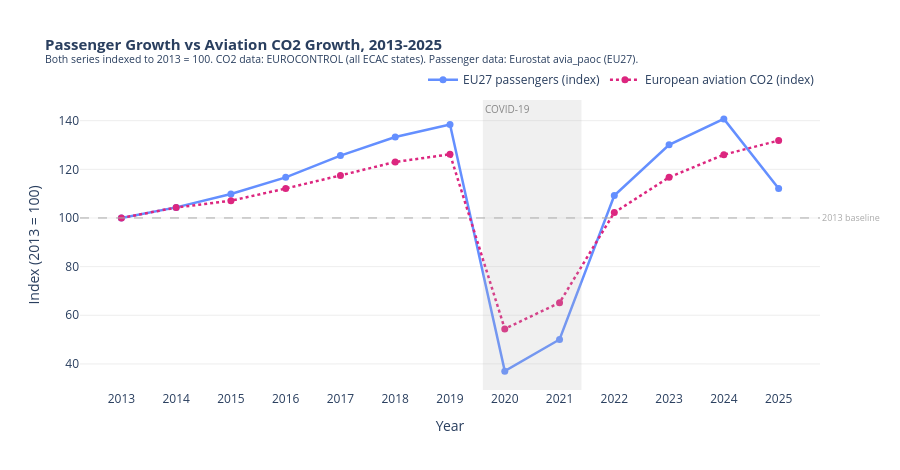

Write notebook code for a chart like this one.
### Markdown cell above
**Figure 3 - European Air Passenger Growth by Country, 2005-2024 (interactive).** The fastest-growing markets between 2004 and 2019 are in Central and Eastern Europe. Romania, Hungary, Poland, and the Baltic states all stand out. These are exactly the countries where Ryanair and Wizz Air built their eastern networks from the mid-2000s onward, opening routes that had simply never existed at affordable prices before. Before Wizz Air launched from Budapest in 2004, a Hungarian traveller wanting to fly to London or Paris faced fares from the national carrier that were out of reach for most households.

This pattern matches what researchers have found when looking at LCC route expansion in CEE countries (Dobruszkes, 2013; Koo et al., 2013): traffic growth in these markets went far beyond what general income growth would predict, because LCCs were not just filling existing demand at lower prices, they were creating new demand that had not existed before.

The COVID-19 collapse in 2020 shows up clearly as a near-uniform drop across all countries. The recovery pattern after 2021 is more varied: markets that depend mostly on holiday travel, like Ireland, Romania, and Spain, recovered faster than countries with more business travel, like Germany and the Netherlands. This reflects the fact that LCC passengers tend to be leisure travellers, a type of demand that bounces back quickly once restrictions lift.

---

## Perspective 2 - The boom in cheap flying has a real environmental cost

The previous section showed that LCCs grew the European aviation market substantially, and that growth happened most in the places where LCCs were most active. This section looks at what that growth meant for CO2 emissions, using measured EUROCONTROL data rather than estimates or proxies.

### Argument 2.1 - European aviation CO2 grew alongside passenger numbers

The chart below places the growth in EU27 passengers and the growth in European aviation CO2 on the same scale. Both are indexed to 2013, the first year where both datasets overlap cleanly. If LCCs had somehow grown the passenger market without adding much CO2, for example by filling seats on flights that would have run anyway, the two lines would diverge. If more passengers consistently meant more emissions, the lines would move together.

### Code cell
# Visualisation 4 - Passenger Growth vs CO2 Growth, indexed to 2013

eu_pax_yr = (
    df_paoc[df_paoc['country_code'] == 'EU27_2020']
    .groupby('year')['passengers'].sum().reset_index()
    .rename(columns={'year': 'YEAR', 'passengers': 'pax_eu'})
)

idx_df = eu_pax_yr.merge(co2_annual[['YEAR', 'co2_Mt']], on='YEAR', how='inner')
idx_df = idx_df[(idx_df['YEAR'] >= 2013) & (idx_df['YEAR'] <= 2025)]

base_pax = idx_df.loc[idx_df['YEAR'] == 2013, 'pax_eu'].values[0]
base_co2 = idx_df.loc[idx_df['YEAR'] == 2013, 'co2_Mt'].values[0]
idx_df['pax_index'] = idx_df['pax_eu'] / base_pax * 100
idx_df['co2_index'] = idx_df['co2_Mt'] / base_co2 * 100

fig4 = go.Figure()

fig4.add_trace(go.Scatter(
    x=idx_df['YEAR'],
    y=idx_df['pax_index'],
    name='EU27 passengers (index)',
    mode='lines+markers',
    line=dict(color=COL_LCC, width=2.5),
    marker=dict(size=7),
    hovertemplate='%{x}: index = %{y:.1f}<extra>Passengers</extra>'
))

fig4.add_trace(go.Scatter(
    x=idx_df['YEAR'],
    y=idx_df['co2_index'],
    name='European aviation CO2 (index)',
    mode='lines+markers',
    line=dict(color=COL_CO2, width=2.5, dash='dot'),
    marker=dict(size=7),
    hovertemplate='%{x}: index = %{y:.1f}<extra>CO2</extra>'
))

fig4.add_hline(
    y=100, line_dash='dash', line_color='#aaaaaa', line_width=1,
    annotation_text='2013 baseline',
    annotation_position='right',
    annotation_font=dict(size=9, color='#aaaaaa')
)

fig4.add_vrect(
    x0=2019.6, x1=2021.4,
    fillcolor='rgba(180,180,180,0.2)', line_width=0,
    annotation_text='COVID-19',
    annotation_position='top left',
    annotation_font=dict(size=10, color='#888888')
)

fig4.update_layout(
    title=dict(
        text=(
            '<b>Passenger Growth vs Aviation CO2 Growth, 2013-2025</b><br>'
            '<sup>Both series indexed to 2013 = 100. '
            'CO2 data: EUROCONTROL (all ECAC states). '
            'Passenger data: Eurostat avia_paoc (EU27).</sup>'
        ),
        font=dict(size=15)
    ),
    height=470,
    plot_bgcolor='white',
    paper_bgcolor='white',
    xaxis=dict(
        title='Year',
        tickmode='linear', tick0=2013, dtick=1,
        showgrid=False
    ),
    yaxis=dict(
        title='Index (2013 = 100)',
        showgrid=True, gridcolor=COL_GRID
    ),
    legend=dict(orientation='h', yanchor='bottom', y=1.02, xanchor='right', x=1),
    hovermode='x unified'
)
fig4.show()

pax_19 = idx_df.loc[idx_df['YEAR'] == 2019, 'pax_index'].values[0]
co2_19 = idx_df.loc[idx_df['YEAR'] == 2019, 'co2_index'].values[0]
co2_13 = co2_annual.loc[co2_annual['YEAR'] == 2013, 'co2_Mt'].values[0]
co2_19_abs = co2_annual.loc[co2_annual['YEAR'] == 2019, 'co2_Mt'].values[0]
co2_25_abs = co2_annual.loc[co2_annual['YEAR'] == 2025, 'co2_Mt'].values[0]
print(f"2019: passenger index = {pax_19:.1f},  CO2 index = {co2_19:.1f}")
print(f"CO2 in actual numbers: 2013 = {co2_13:.1f}Mt  to  2019 = {co2_19_abs:.1f}Mt  (+{(co2_19_abs/co2_13-1)*100:.0f}%)")
print(f"CO2 in 2025: {co2_25_abs:.1f}Mt  (+{(co2_25_abs/co2_13-1)*100:.0f}% vs 2013)")

### Figure 1 — Plotly figure (JSON) as saved in the notebook; plotly's stock layout.template omitted (floating-point values rounded to 4 significant figures)
{"data": [{"hovertemplate": "%{x}: index = %{y:.1f}<extra>Passengers</extra>", "line": {"color": "#648FFF", "width": 2.5}, "marker": {"size": 7}, "mode": "lines+markers", "name": "EU27 passengers (index)", "type": "scatter", "x": [2013, 2014, 2015, 2016, 2017, 2018, 2019, 2020, 2021, 2022, 2023, 2024, 2025], "y": [100.0, 104.4, 109.9, 116.7, 125.7, 133.3, 138.4, 37.04, 50.04, 109.2, 130.1, 140.7, 112.1]}, {"hovertemplate": "%{x}: index = %{y:.1f}<extra>CO2</extra>", "line": {"color": "#DC267F", "dash": "dot", "width": 2.5}, "marker": {"size": 7}, "mode": "lines+markers", "name": "European aviation CO2 (index)", "type": "scatter", "x": [2013, 2014, 2015, 2016, 2017, 2018, 2019, 2020, 2021, 2022, 2023, 2024, 2025], "y": [100.0, 104.3, 107.1, 112.1, 117.5, 123.0, 126.2, 54.4, 65.16, 102.2, 116.7, 126.0, 131.8]}], "layout": {"annotations": [{"font": {"color": "#aaaaaa", "size": 9}, "showarrow": false, "text": "2013 baseline", "x": 1, "xanchor": "left", "xref": "x domain", "y": 100, "yanchor": "middle", "yref": "y"}, {"font": {"color": "#888888", "size": 10}, "showarrow": false, "text": "COVID-19", "x": 2020.0, "xanchor": "left", "xref": "x", "y": 1, "yanchor": "top", "yref": "y domain"}], "height": 470, "hovermode": "x unified", "legend": {"orientation": "h", "x": 1, "xanchor": "right", "y": 1.02, "yanchor": "bottom"}, "paper_bgcolor": "white", "plot_bgcolor": "white", "shapes": [{"line": {"color": "#aaaaaa", "dash": "dash", "width": 1}, "type": "line", "x0": 0, "x1": 1, "xref": "x domain", "y0": 100, "y1": 100, "yref": "y"}, {"fillcolor": "rgba(180,180,180,0.2)", "line": {"width": 0}, "type": "rect", "x0": 2020.0, "x1": 2021.0, "xref": "x", "y0": 0, "y1": 1, "yref": "y domain"}], "title": {"font": {"size": 15}, "text": "<b>Passenger Growth vs Aviation CO2 Growth, 2013-2025</b><br><sup>Both series indexed to 2013 = 100. CO2 data: EUROCONTROL (all ECAC states). Passenger data: Eurostat avia_paoc (EU27).</sup>"}, "xaxis": {"dtick": 1, "showgrid": false, "tick0": 2013, "tickmode": "linear", "title": {"text": "Year"}}, "yaxis": {"gridcolor": "#eeeeee", "showgrid": true, "title": {"text": "Index (2013 = 100)"}}}}
